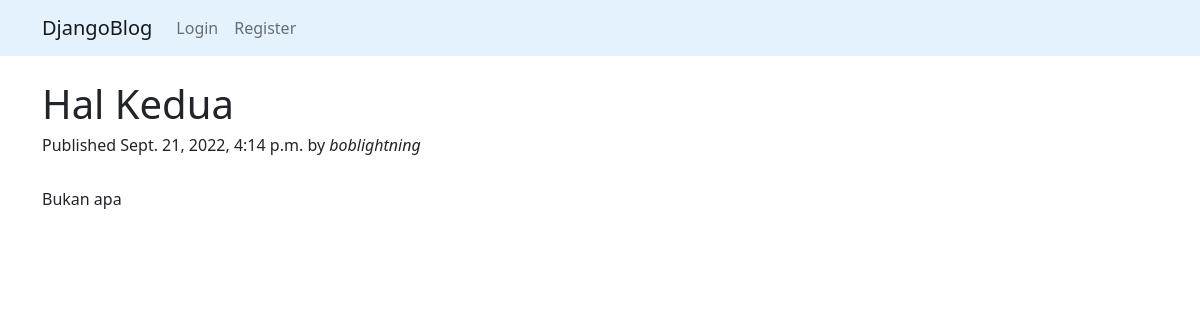
The page /articles/Hal-Kedua/ on the database its author committed.
### articles/models.py (models this page shows, shortened)
class Article(models.Model):
    title = models.CharField(max_length=200)
    description = models.TextField()
    slug = models.SlugField(max_length=100, unique=True)
    published = models.DateTimeField(auto_now_add=True)
    author = models.ForeignKey(User, on_delete=models.CASCADE)

### articles/views.py (the view)
# urls.py: path('articles/<slug:slug>/', article_details, name = 'article_details'),
def article_details(request, slug):
    article = get_object_or_404(Article, slug=slug)
    return render(request, 'details.html', {'article':article})

### articles/templates/details.html (shortened to what this page needs)
{% extends 'base.html' %}
{% block body %}
<div class='container mt-4'>
    <h1>{{article.title}}</h1>
    <h6>Published {{article.published}} by <i>{{article.author}}</i></h6>
    <br>
    <p>{{article.description}}</p>
</div>
{% endblock body %}

### rows shown on the page
Article: title "Hal Kedua", published "Sept. 21, 2022, 4:14 p.m.", author "boblightning", description "Bukan apa"
